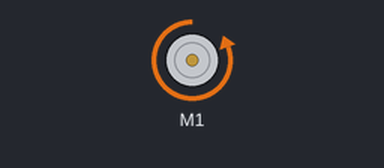
Recording of a program running on a simulated Raspberry Pi Pico running CircuitPython. Shown: DC motor (green arrow = forward, orange = backward, longer = faster).

Above: at 1.0 s.
At 3.0 s:
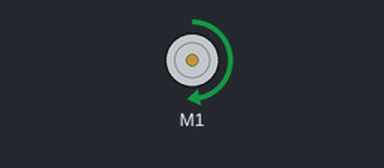
At 5.0 s:
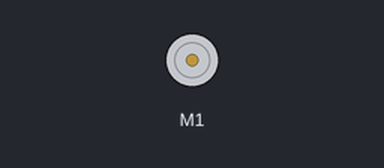
Timing chart, 0 to 7.8 s (numbered marks = the images above):
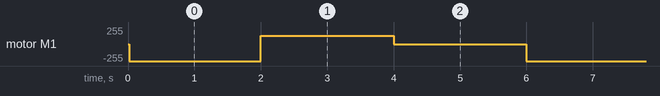

Measured:
- by itself, motor M1: repeats every 6.0 s: forward 127/255 2.0 s, stopped 2.0 s, backward 255/255 2.0 s

The program:

motors-dc_motors.py
```python
## --------  Stepper Motor --------- ##
#   tested with tinkertanks frisbee   #

import time, board, pwmio, digitalio
from adafruit_motor import motor

# OUTPUT 1
M1_A = board.GP0
M1_B = board.GP1
motor1 = motor.DCMotor(pwmio.PWMOut(M1_A, frequency=50), pwmio.PWMOut(M1_B, frequency=50))

while True:
    motor1.throttle = -1		# rückwärts Vollgas
    time.sleep(2)
    motor1.throttle = 0.5		# vorwärts halb
    time.sleep(2)
    motor1.throttle = 0			# aus
    time.sleep(2)
```
